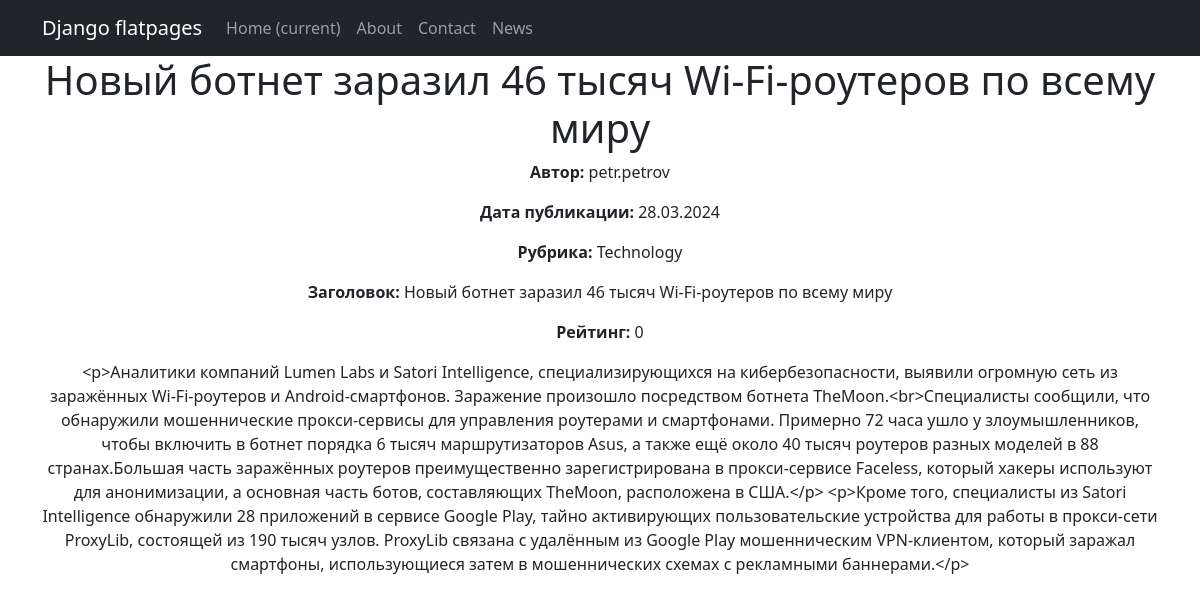
Screenshot of /news/8/ with the database file from the repository.
### news/models.py (models this page shows, shortened)
class Post(models.Model):
    NEWS = 'NW'
    ARTICLE = 'AR'
    POST_TYPES = [
        (NEWS, 'News'),
        (ARTICLE, 'Article'),
    ]
    author = models.ForeignKey(Author, on_delete=models.CASCADE)
    post_type = models.CharField(max_length=2, choices=POST_TYPES, default=ARTICLE)
    creation_date = models.DateTimeField(auto_now_add=True)
    categories = models.ManyToManyField(Category, through='PostCategory')
    title = models.CharField(max_length=255)
    text = models.TextField()
    rating = models.IntegerField(default=0)

class Author(models.Model):
    user = models.OneToOneField(User, on_delete=models.CASCADE)
    rating = models.IntegerField(default=0)

class Category(models.Model):
    name = models.CharField(max_length=255, unique=True)

### news/views.py (the view)
# urls.py: path('news/<int:pk>/', NewsDetailView.as_view(), name='news_detail'),
class NewsDetailView(DetailView):
    model = Post
    template_name = 'news/news_detail.html'
    context_object_name = 'news'
    def get_queryset(self):
        return Post.objects.filter(post_type='NW')

### news/templatetags/censor.py (called while the page is built)
@register.filter
def censor(value):
    if not isinstance(value, str):
        raise ValueError("Censor filter can only be applied to strings.")
    forbidden_words = ['редиска', 'брань1', 'брань2','брань3']
    words = value.split()
    for i, word in enumerate(words):
        for forbidden_word in forbidden_words:
            if word.lower().startswith(forbidden_word.lower()) and word[0].isupper() == forbidden_word[0].isupper():
                censored_word = word[0] + '*' * (len(word) - 1)
                words[i] = censored_word
    return ' '.join(words)
    return result

### templates/news/news_detail.html (shortened to what this page needs)
{% extends 'flatpages/default.html' %}
{% load censor %}
{% block content %}
<h1>{{ news.title }}</h1>
<p><strong>Автор:</strong> {{ news.author.user.username }}</p>
<p><strong>Дата публикации:</strong> {{ news.creation_date|date:"d.m.Y" }}</p>
<p><strong>Рубрика:</strong>
    {% for category in news.categories.all %}
        {{ category.name }}
    {% endfor %}
</p>
<p><strong>Заголовок:</strong> {{ news.title }}</p>
<p><strong>Рейтинг:</strong> {{ news.rating }}</p>
<div class="news-content">
  {{ news.text|linebreaks|censor }}
</div>
{% endblock content %}

### rows the page displays
Post: title "Новый ботнет заразил 46 тысяч Wi-Fi-роутеров по всему миру", author.user.username "petr.petrov", creation_date "28.03.2024", rating "0", text|censor "<p>Аналитики компаний Lumen Labs и Satori Intelligence, специализирующихся на кибербезопасности, выявили огромную сеть из заражённых Wi-Fi-роутеров и Android-смартфонов. Заражение произошло посредством ботнета TheMoon.<br>Специалисты сообщили, что обнаружили мошеннические прокси-сервисы для управления роутерами и смартфонами. Примерно 72 часа ушло у злоумышленников, чтобы включить в ботнет порядка 6 тысяч маршрутизаторов Asus, а также ещё около 40 тысяч роутеров разных моделей в 88 странах.Большая часть заражённых роутеров преимущественно зарегистрирована в прокси-сервисе Faceless, который хакеры используют для анонимизации, а основная часть ботов, составляющих TheMoon, расположена в…"
Category: name "Technology"
